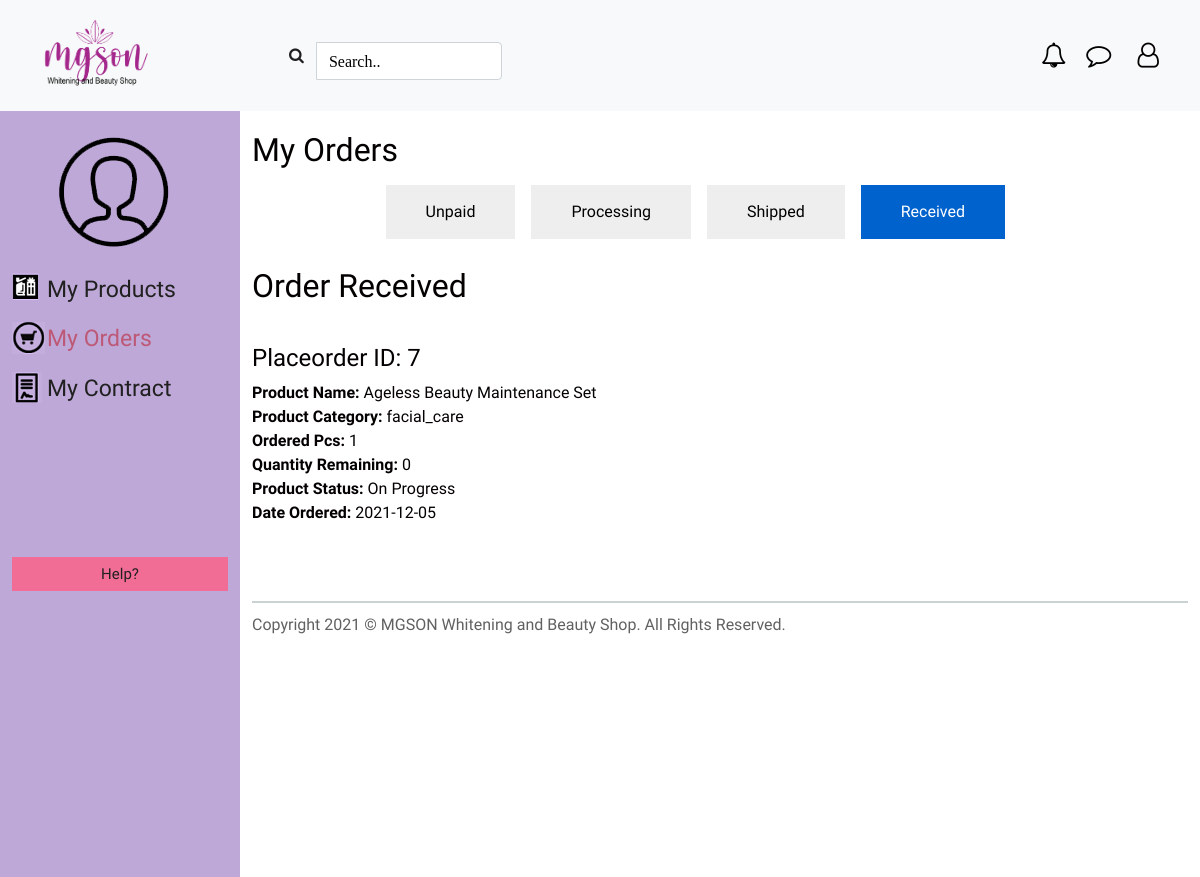
Page /dashboardDep/Order/view.php?placeorder_id=7 on the committed database.
### tables this page shows
CREATE TABLE `placeorder` (
  `placeorder_id` int(1) NOT NULL,
  `id_users` varchar(50) NOT NULL,
  `id_product` varchar(100) NOT NULL,
  `id_admin` varchar(200) NOT NULL,
  `product_name` varchar(50) NOT NULL,
  `product_cat` varchar(50) NOT NULL,
  `ordered_pcs` int(50) NOT NULL,
  `quantity_remaining` int(30) NOT NULL,
  `product_status` varchar(50) NOT NULL,
  `date_ordered` date NOT NULL
);

### dashboardDep/Order/view.php (the view, shortened to what this page needs)
<!DOCTYPE html>
<html>
<head>
   <link rel="stylesheet" type="text/css" href="./../../css/bootstrap.css" />
	<link href="./../../css/bootstrap.min.css" rel="stylesheet">
	<link href="./../../css/modals.css" rel="stylesheet">
	 <link rel="stylesheet" type="text/css" href="./../../css/style.css" />
	<link rel="stylesheet" href="https://cdnjs.cloudflare.com/ajax/libs/font-awesome/4.7.0/css/font-awesome.min.css">
	<link href="./../../style.css" rel="stylesheet" />
	<link href="./../style.css" rel="stylesheet" />
</head>
<body>
  <nav class="navbar navbar-expand-lg navbar-light bg-light sticky-top">
    <div class="ctml">
      <a href="index.php"><img src="./../../images/logo.png" class="img-fluid logo" alt="Dashboard"></a>
        <form class="form-inline my-2 my-lg-0 nfdp" action="../search.php">
          <div class="input-group">
            <button class="btn my-2 my-sm-0" type="submit"><i class="fa fa-search"></i></button>
              <input class="form-control mr-sm-2 fa fa-search" type="text" placeholder="Search.." aria-label="Search" name="search">
          </div>
        </form>
      </div>
      <div>
        <ul class="col-sm-12 bell-icons bc1 ctmul1">
        <li><a class="fa fa-bell-o" href="#"></a></li>
        <li><a class="fa fa-comment-o" href="contact.php"></a></li>
        <li>
          <a class="fa fa-user-o" type="button" class="btn" data-toggle="dropdown" aria-haspopup="true" aria-expanded="false"></a>
        </li>
      </ul>
      </div>
  </nav>
	<div id="dashboard-wrapper" class="container">
	  <div class="row">
  		<div class="col-sm-4">
  			<a href="index.php"><img src="./../images/profileavatar.png" class="mb-4 clientavatar" alt="client"/></a>
          <ul class="nav-menu-side withicons">
          <li><a href="./../myproducts.php">My Products</a></li>
          <li><a href="./../myorder.php" class="active-menu">My Orders</a></li>
          <li><a href="./../mycontract.php">My Contract</a></li>
          </ul>
        <p class="logout-btm"><a href="contact.php">Help?</a></p>
  		</div>
  		<div class="col-sm-8 product-data">
  			<div class="data-my-product">
  				<h2>My Orders</h2>
  				<ul class="myproducts">
  						<li><a class="btn btn-primary btn-dashboard" href="./../myorder.php" role="button">Unpaid</a></li>
  						<li><a class="btn btn-primary btn-dashboard" href="#" role="button">Processing</a></li>
  						<li><a class="btn btn-primary btn-dashboard" href="#" role="button">Shipped</a></li>
  						<li><a class="btn btn-primary btn-dashboard active" href="orderreceived.php" role="button">Received</a></li>
  				</ul>
  				<h2>Order Received</h2>
  				<div class="row info-order">
            <table class='table table-striped table-hover' >
    					<tbody>
                <?php
                  require('./../../db.php');
                  $id = $_GET['placeorder_id'];
                  $sql = "SELECT * FROM placeorder where placeorder_id=' ". $id ." '";
                  $result = $con->query($sql);
                  if ($result->num_rows > 0) {
                    while($row = $result->fetch_assoc()) {
                    echo "
                      <div class='productdetails'><h4>Placeorder ID: " . $row["placeorder_id"]. "</h4></div>
                      <div><strong>Product Name:</strong> ".$row["product_name"]."</div>
                      <div><strong>Product Category:</strong> " . $row["product_cat"]. "</div>
                      <div><strong>Ordered Pcs: </strong> " . $row["ordered_pcs"]. "</div>
                      <div><strong>Quantity Remaining: </strong> " . $row["quantity_remaining"]. "</div>
                      <div><strong>Product Status: </strong> " . $row["product_status"]. "</div>
                      <div><strong>Date Ordered: </strong> " . $row["date_ordered"]. "</div>";
                     }
                  } else {
                    echo "0 results";
                  }
                ?>
              </tbody>
            </table>
  				</div>
  			</div>
  		<footer>Copyright 2021 © MGSON Whitening and Beauty Shop. All Rights Reserved.</footer>
  	  </div>
  </div>
</div>
</body>
</html>

### css/style.css (style rules this page uses)
body { font-family: "Poppins", sans-serif; color: #040000; background-color: #ffffff; }
a, a:hover, a:focus { text-decoration: none; }
.btn, .btn:focus { outline: none !important; -webkit-box-shadow: none; box-shadow: none; }
.logo { width: 160px; padding: 10px; }
.bc1 { top: 2.5em !important; }
.nfdp { margin-left: 10%; }

### style.css (style rules this page uses)
input { width:90%; margin:10px auto; padding:10px; }
body { background:#fff; font-family: 'Arapey', serif; }
.container { margin:0 auto; max-width:100%; overflow:hidden; font-family: 'Arapey', serif; }
@media (min-width: 576px) { #dashboard-wrapper .col-sm-4, .col-sm-4-2 { width:20%; -ms-flex: 0 0 20%; flex: 0 0 20%; max-width: 20%; } }
@media (min-width: 576px) { #dashboard-wrapper .col-sm-8, .col-sm-8-2 { width:80%; -ms-flex: 0 0 80%; flex: 0 0 80%; max-width: 80%; left: 20%; } }
#dashboard-wrapper { overflow:hidden; }
#dashboard-wrapper .col-sm-4 { background:#bea8d7; height: fit-content; height: 100%; position: fixed; }
#dashboard-wrapper .col-sm-8 { background:#fff; padding-bottom: 20%; }
#dashboard-wrapper .col-sm-8 h2 { padding-top:20px; float: left; }
.nav-menu-side li { list-style:none; font-size:23px; margin-bottom:15px; }
.nav-menu-side li a { color:#202020; }
ul.nav-menu-side { margin-left:0; padding-left:0; margin-bottom:70%; }
.nav-menu-side li a.active-menu { color:#bd5977; }
.logout-btm { background: #f16d95; margin-left: 0px; margin-right: 0px; text-align: center; padding:5px; }
.logout-btm a { color:#202020; text-align:center; font-size:15px; font-family: 'Arimo', sans-serif; }
a.btn-dashboard { color: #202020; font-family: 'Arapey', serif; background: #eee; text-align: center; font-size: 25px; border: 0 none; border-radius: 0; padding: 15px 40px; }
.btn-dashboard.active { background:#bea8d7; color:#fff !important; }
.product-data h2 { float:left; }
.btn-primary:hover, .btn, .btn:focus { color:#202020 !important; }
.productdetails { padding-top: 30px; }
.ctml { display: flex !important; flex-grow: 1; }
@media only screen and (min-width: 590px) { .row { display: block; } }
@media only screen and (min-width: 680px) { .row { display: block; } }
@media only screen and (min-width: 790px) { .row { display: flex; } }

### dashboardDep/style.css (style rules this page uses)
.btn-primary { color:#fff !important; }
.withicons li:first-child { background: transparent url(images/productsicon.png)no-repeat top left; }
.withicons li a { padding-left: 35px; text-align:center; }
.withicons li:nth-child(2) { background: transparent url(images/carticon.png)no-repeat top left; }
.withicons li:last-child { background: transparent url(images/list.png)no-repeat top left; }
.clientavatar { padding-left: 20%; padding-top: 10%; }
#dashboard-wrapper .col-sm-8 h2 { float:none !important; }
.myproducts li { list-style:none; float:left; margin: 8px; }
.myproducts li a { font-size:16px; }
.data-my-product { border-bottom:2px solid #c9d3d3; padding-bottom:30px; }
footer { color:#616161; padding-top:10px; }
.myproducts { width:80%; margin:0 auto; overflow:hidden; }
.myproducts li a { color:#000 !important; }
.bell-icons { position: relative; top: 0 !important; }
.bell-icons li { float:left; list-style:none; padding: 5px; font-size: 25px; }
.bell-icons a { color: black; }
.bell-icons li:first-child a:before { content: "\f0a2"; padding:5px; }
.bell-icons li:nth-child(2) a:before { content: "\f0e5"; padding:5px; }
.bell-icons li:last-child a:before { content: "\f2c0"; padding:5px; }
.info-order { margin-bottom:30px; }
::placeholder { color: black !important; }

### rows in the picture
placeorder: placeorder_id "7", product_name "Ageless Beauty Maintenance Set", product_cat "facial_care", ordered_pcs "1", quantity_remaining "0", product_status "On Progress", date_ordered "2021-12-05"
